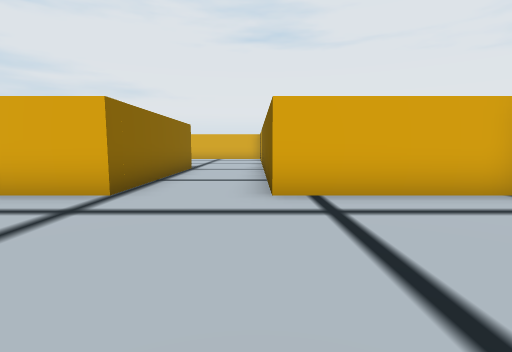
View 1 (above)

24 first-person views from a walk through a scene from a Unity 3-D project. The camera is 1.5 m above the floor, tilts 6° down and sees 85° across. The floor is counted in squares, 2 m on a side. Each view is taken from the middle of a square. On the plan, view 1 faces up. The plan holds only what a view shows up to about 10 squares ahead; the rest is blank. The place goes on beyond the plan. Some animated figures are left out. Door leaves are left out, so doorways stand open.

View 2
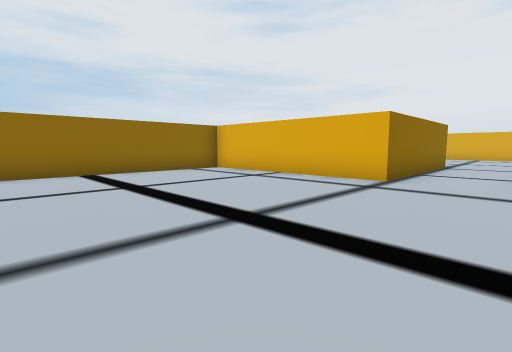

View 3
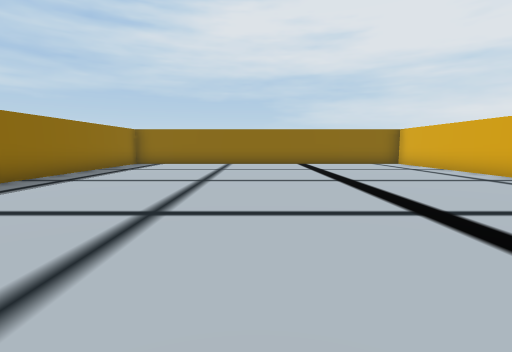

View 4
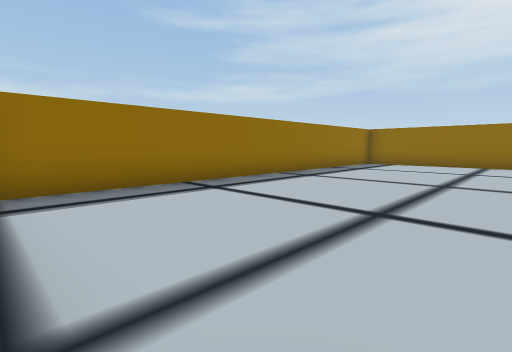

View 5
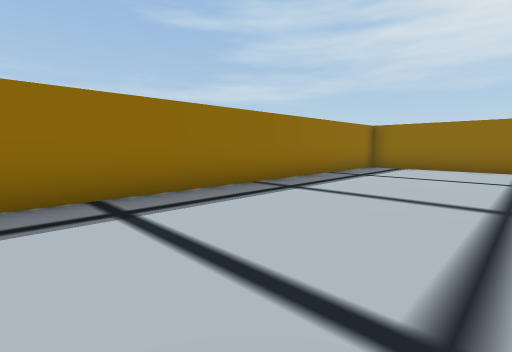

View 6
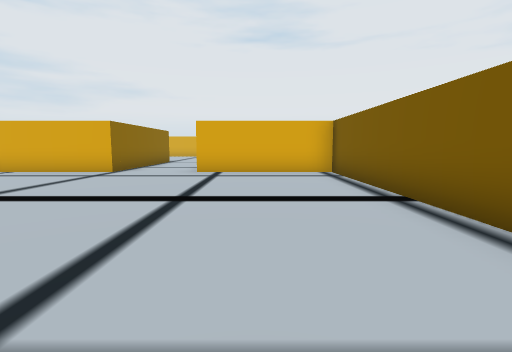

View 7
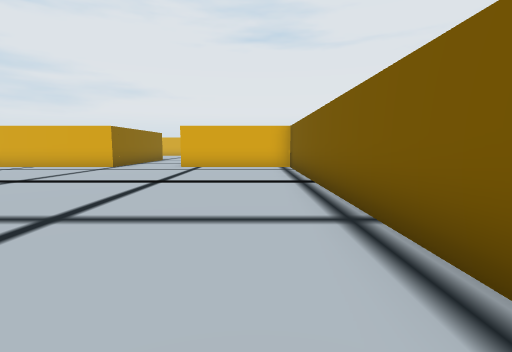

View 8
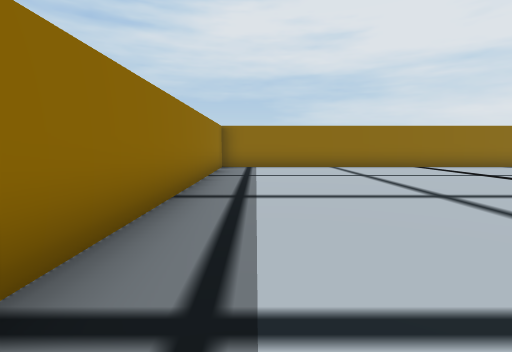

View 9
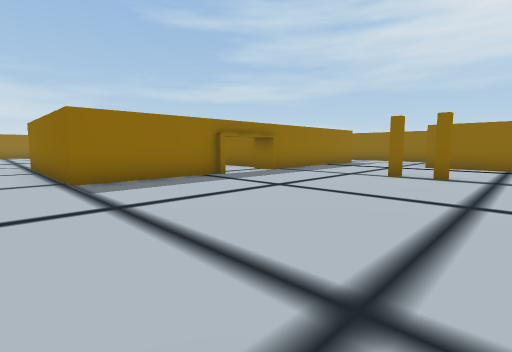

View 10
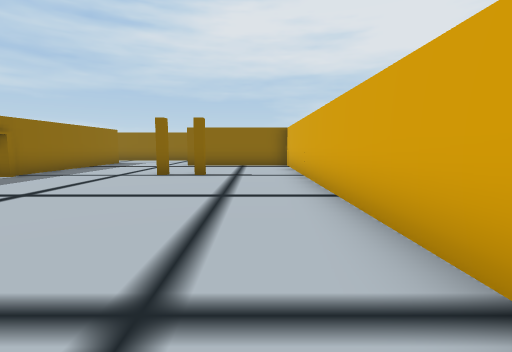

View 11
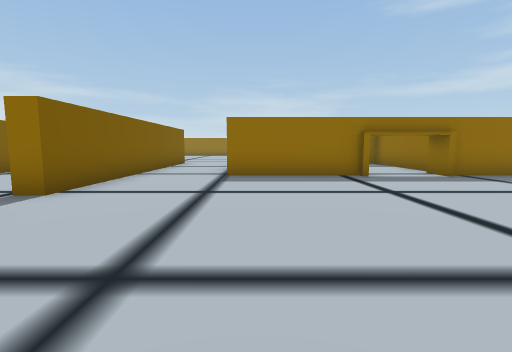

View 12
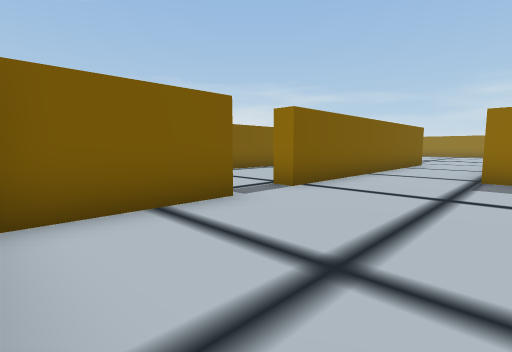

View 13
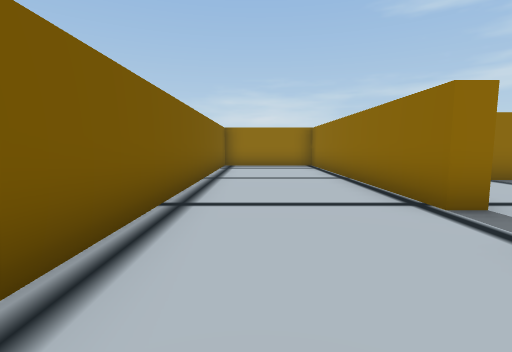

View 14
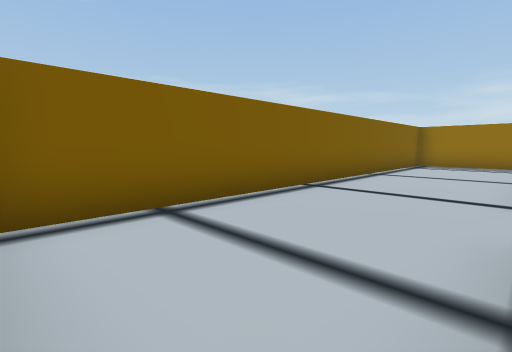

View 15
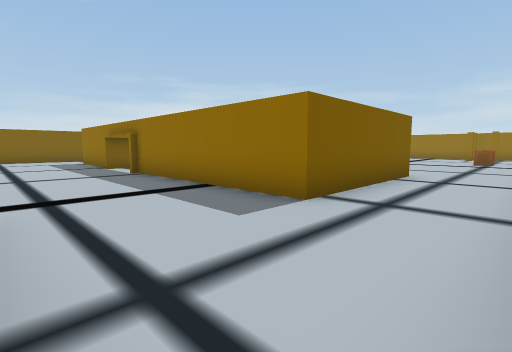

View 16
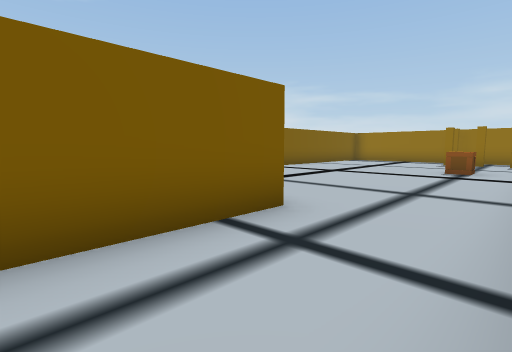

View 17
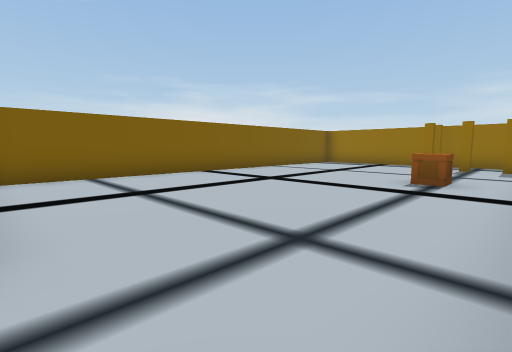

View 18
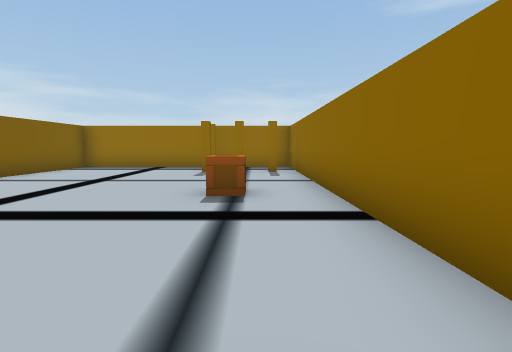

View 19
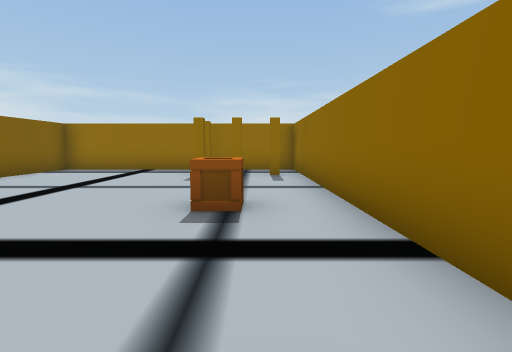

View 20
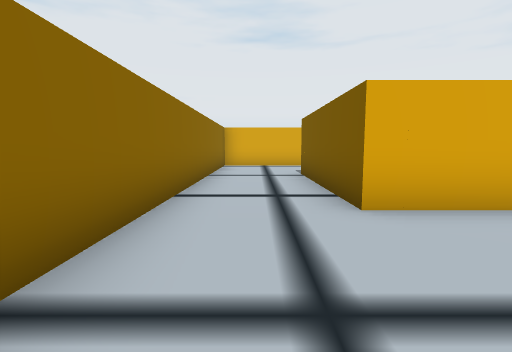

View 21
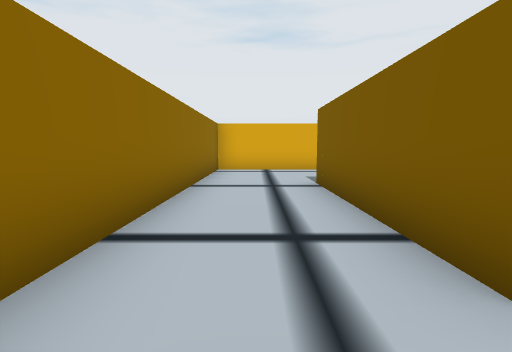

View 22
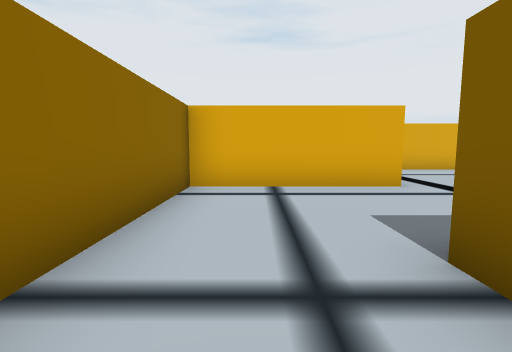

View 23
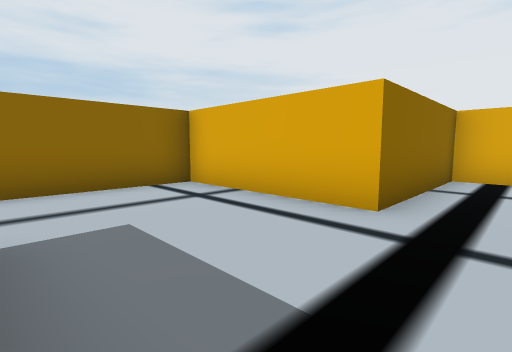

View 24
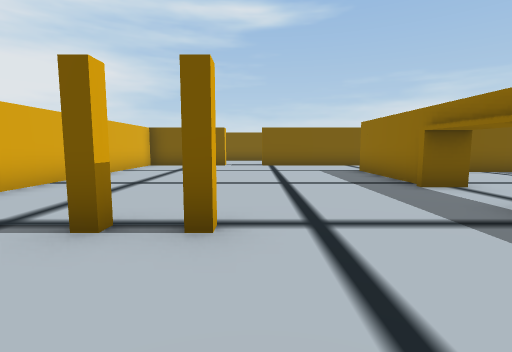

### Floor plan
Points are (right, up) in squares from view 1. A wall is a line through its corners. A room is listed if a view was taken in it or the views show most of it. See-through windows are left out.
Room 1 (views 1, 2, 3, 4, 5, 6, 7, 8)
walls: (-2.2, 4.3) (-8, 4.3); (4.2, -4.8) (4.2, 4.3) (0.2, 4.3); (-8.2, 4) (-8.2, -7.2) (3.9, -7.2)
ways out: opening at (-1.5, 5) to room 2
Room 2 (views 9, 10, 11, 12, 15, 16, 17, 18, 19, 20, 21, 22, 23, 24)
walls: (-12, 5.2) (-13.8, 5.2) (-13.8, 9.8) (-8.2, 9.8); (-5.4, 9.8) (-2.2, 9.8) (-2.2, 4.3); (-16.2, 1.8) (-16.2, -7.2) (-8.8, -7.2) (-8.8, -3.8); (-8.8, -2) (-8.8, 4.8); (0.2, 4.3) (0.2, 12.7); (0.2, 14.3) (0.2, 17); (-0.9, 17.3) (-12.2, 17.3) (-12.2, 13.3) (-16.2, 13.3) (-16.2, 3.2)
ways out: opening at (-1.5, 5) to room 1; open door at (0.5, 13.5) to room 3; opening at (-6.5, 9.5) to room 4; gap at (-15.5, -5)
objects: crate (-15, -1); other object (-6, 9) to (-6, 10)
Room 3 (views 13, 14)
walls: (0.7, 12.7) (0.7, 5.9); (4.2, 6) (4.2, 17); (1.5, 4.7) (3, 4.7)
ways out: open door at (0.5, 13.5) to room 2
Room 4 (no view inside)
walls: (-8.2, 8.5) (-8.2, 6.9); (-2.8, 5.4) (-2.8, 6.8)
ways out: opening at (-6.5, 9.5) to room 2

Where each view was taken, in squares from view 1:
view 1: 0 up, 0 right, facing up
view 2: 2 down, 0 right, facing up-left
view 3: 2 down, 4 right, facing left
view 4: 2 down, 4 right, facing down-left
view 5: 3 down, 2 right, facing down-left
view 6: 4 down, 2 right, facing up
view 7: 6 down, 3 right, facing up
view 8: 6 down, 2 right, facing left
view 9: 16 up, 1 left, facing down-left
view 10: 16 up, 1 left, facing left
view 11: 17 up, 3 left, facing down
view 12: 17 up, 3 left, facing down-right
view 13: 16 up, 3 right, facing down
view 14: 17 up, 1 right, facing down-right
view 15: 13 up, 16 left, facing down-right
view 16: 8 up, 16 left, facing down-right
view 17: 5 up, 16 left, facing down-right
view 18: 3 up, 15 left, facing down
view 19: 2 up, 15 left, facing down
view 20: 2 up, 15 left, facing up
view 21: 4 up, 15 left, facing up
view 22: 8 up, 15 left, facing up
view 23: 10 up, 11 left, facing up-left
view 24: 13 up, 11 left, facing right
